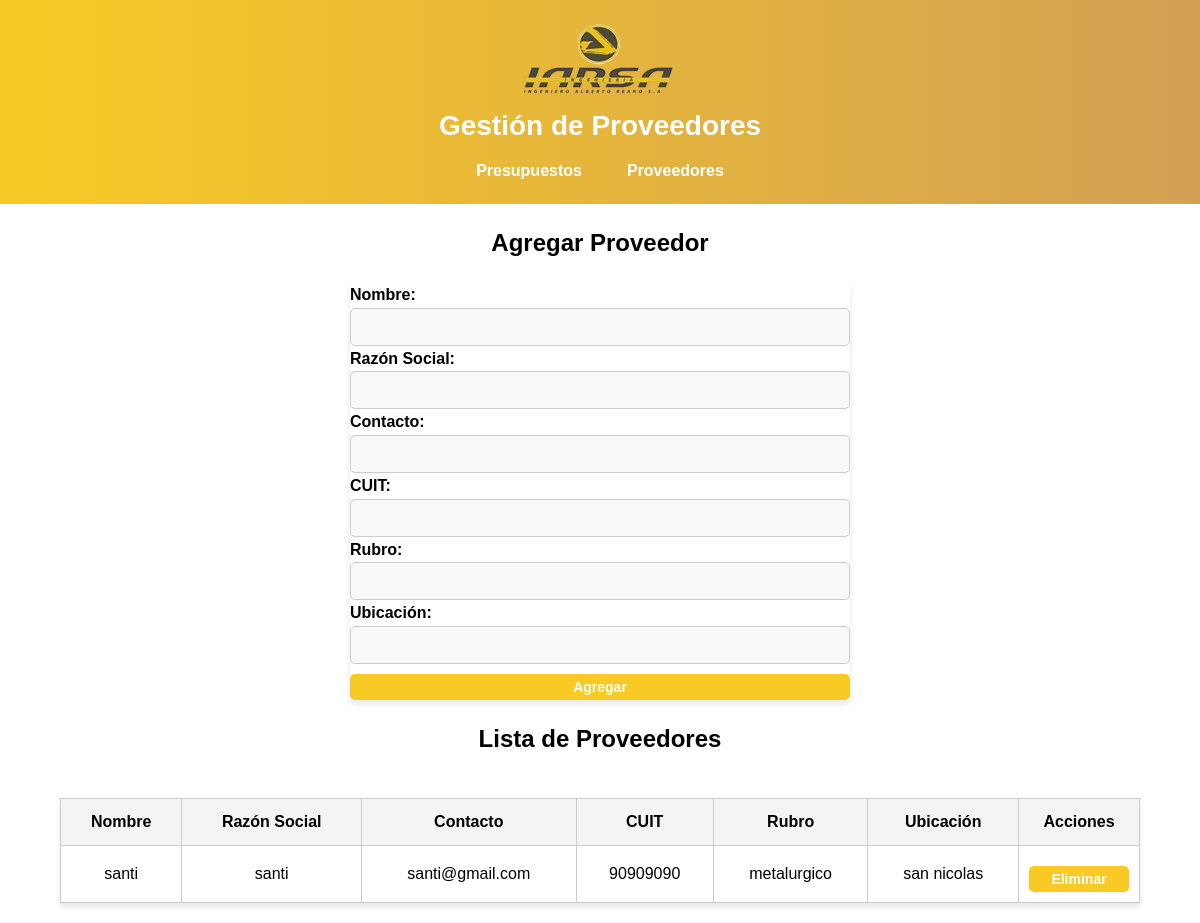
The app's page /proveedores, older data.
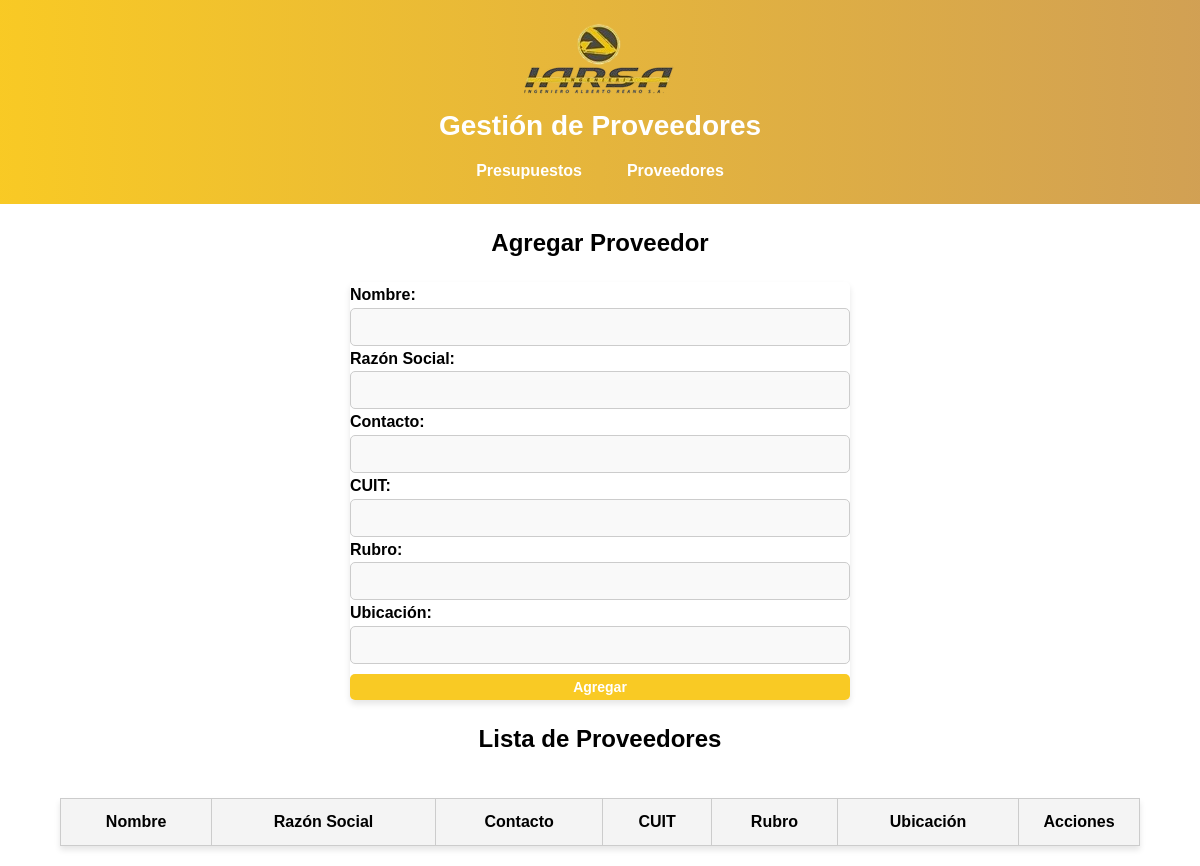
The same page, newer data.
### tables this page shows
CREATE TABLE proveedores (
        id INTEGER PRIMARY KEY AUTOINCREMENT,
        nombre TEXT NOT NULL UNIQUE,
        razonsocial TEXT,
        contacto TEXT,
        cuit TEXT,
        rubro TEXT,
        ubicacion TEXT
    );

### appy.py (the view, shortened to what this page needs)
@app.route('/proveedores', methods=['GET', 'POST'])
def proveedores():
    conn = obtener_conexion()
    cursor = conn.cursor()
    cursor.execute('SELECT * FROM proveedores')
    proveedores = cursor.fetchall()
    conn.close()
    return render_template('proveedores.html', proveedores=proveedores)

### appy.py (called while the page is built)
def obtener_conexion():
    conn = sqlite3.connect('empresa.db', check_same_thread=False)
    conn.row_factory = sqlite3.Row
    return conn

### templates/proveedores.html (shortened to what this page needs)
<!DOCTYPE html>
<html lang="es">
<head>
    <link rel="stylesheet" href="{{ url_for('static', filename='css/styles.css') }}">
</head>
<body>
    <header>
        <img src="{{ url_for('static', filename='images/Logo-Iarsa.png') }}" alt="Logo de la Empresa" class="logo">
        <div class="header-content">
        <h1>Gestión de Proveedores</h1>
        <nav>
            <ul>
                <li><a href="{{ url_for('presupuestos') }}">Presupuestos</a></li>
                <li><a href="{{ url_for('proveedores') }}">Proveedores</a></li>
            </ul>
        </nav>
    </header>
    <h2>Agregar Proveedor</h2>
    <form action="{{ url_for('proveedores') }}" method="POST">
        <label for="nombre">Nombre:</label>
        <input type="text" name="nombre" required>
        <label for="razonsocial">Razón Social:</label>
        <input type="text" name="razonsocial" required>
        <label for="contacto">Contacto:</label>
        <input type="text" name="contacto" required>
        <label for="cuit">CUIT:</label>
        <input type="text" name="cuit" required>
        <label for="rubro">Rubro:</label>
        <input type="text" name="rubro" required>
        <label for="ubicacion">Ubicación:</label>
        <input type="text" name="ubicacion" required>
        <button type="submit">Agregar</button>
    </form>
    <h2>Lista de Proveedores</h2>
    <table>
        <thead>
            <tr>
                <th>Nombre</th>
                <th>Razón Social</th>
                <th>Contacto</th>
                <th>CUIT</th>
                <th>Rubro</th>
                <th>Ubicación</th>
                <th>Acciones</th>
            </tr>
        </thead>
        <tbody>
            {% for proveedor in proveedores %}
            <tr>
                <td>{{ proveedor.nombre }}</td>
                <td>{{ proveedor.razonsocial }}</td>
                <td>{{ proveedor.contacto }}</td>
                <td>{{ proveedor.cuit }}</td>
                <td>{{ proveedor.rubro }}</td>
                <td>{{ proveedor.ubicacion }}</td>
                <td>
                    <form action="{{ url_for('eliminar_proveedor', proveedor_id=proveedor.id) }}" method="POST" style="display:inline;">
                        <button type="submit" class="btn-eliminar">Eliminar</button>
                    </form>
                </td>
            </tr>
            {% endfor %}
        </tbody>
    </table>
</body>
</html>

### static/css/styles.css (style rules this page uses)
body { font-family: 'Arial', sans-serif; margin: 0; padding: 0; background-color: white; color: black; line-height: 1.6; display: flex; flex-direction: column; align-items: center; justify-content: center; min-height: 100vh; }
header { width: 100%; background: linear-gradient(90deg, #f9ca24, #d1a054); color: white; text-align: center; padding: 20px 10px; }
h1 { font-size: 28px; margin: 0; font-family: 'Arial', sans-serif; font-weight: bold; color: white; }
nav ul { list-style: none; padding: 0; margin: 10px 0 0 0; display: flex; gap: 15px; justify-content: center; }
nav ul li a { text-decoration: none; color: white; padding: 10px 15px; font-weight: bold; }
form { margin: 20px auto; padding: 20px; max-width: 500px; width: 100%; border: 1px solid #ccc; border-radius: 5px; background-color: white; box-shadow: 0px 4px 6px rgba(0, 0, 0, 0.1); display: flex; flex-direction: column; gap: 15px; }
label { font-weight: bold; margin-bottom: 5px; }
input, select, button { width: calc(100% - 20px); margin: 0 auto; padding: 10px; font-size: 14px; border: 1px solid #ccc; border-radius: 5px; background-color: #f9f9f9; }
button { width: 100%; background-color: #f9ca24; color: white; font-weight: bold; cursor: pointer; transition: background-color 0.3s ease; margin-top: 10px; }
input, select { width: 100%; margin: 0 auto; padding: 10px; font-size: 14px; border: 1px solid #ccc; border-radius: 5px; background-color: #f9f9f9; box-sizing: border-box; }
table { width: 90%; margin: 20px auto; border-collapse: collapse; background-color: white; border: 1px solid #ccc; box-shadow: 0px 4px 6px rgba(0, 0, 0, 0.1); text-align: center; }
th, td { border: 1px solid #ccc; padding: 10px; }
th { background-color: #f4f4f4; font-weight: bold; }
form { margin: 0; padding: 0; display: inline; background: none; border: none; }
button, .btn-eliminar { background-color: #f9ca24; color: white; border: none; padding: 5px 10px; border-radius: 5px; cursor: pointer; font-size: 14px; transition: background-color 0.3s ease; display: inline-block; white-space: nowrap; }
table th:last-child, table td:last-child { width: 100px; }

Row changes from the older to the newer data that the page shows:
removed proveedores: nombre "santi", razonsocial "santi", contacto "santi@gmail.com", cuit "90909090", rubro "metalurgico", ubicacion "san nicolas"
